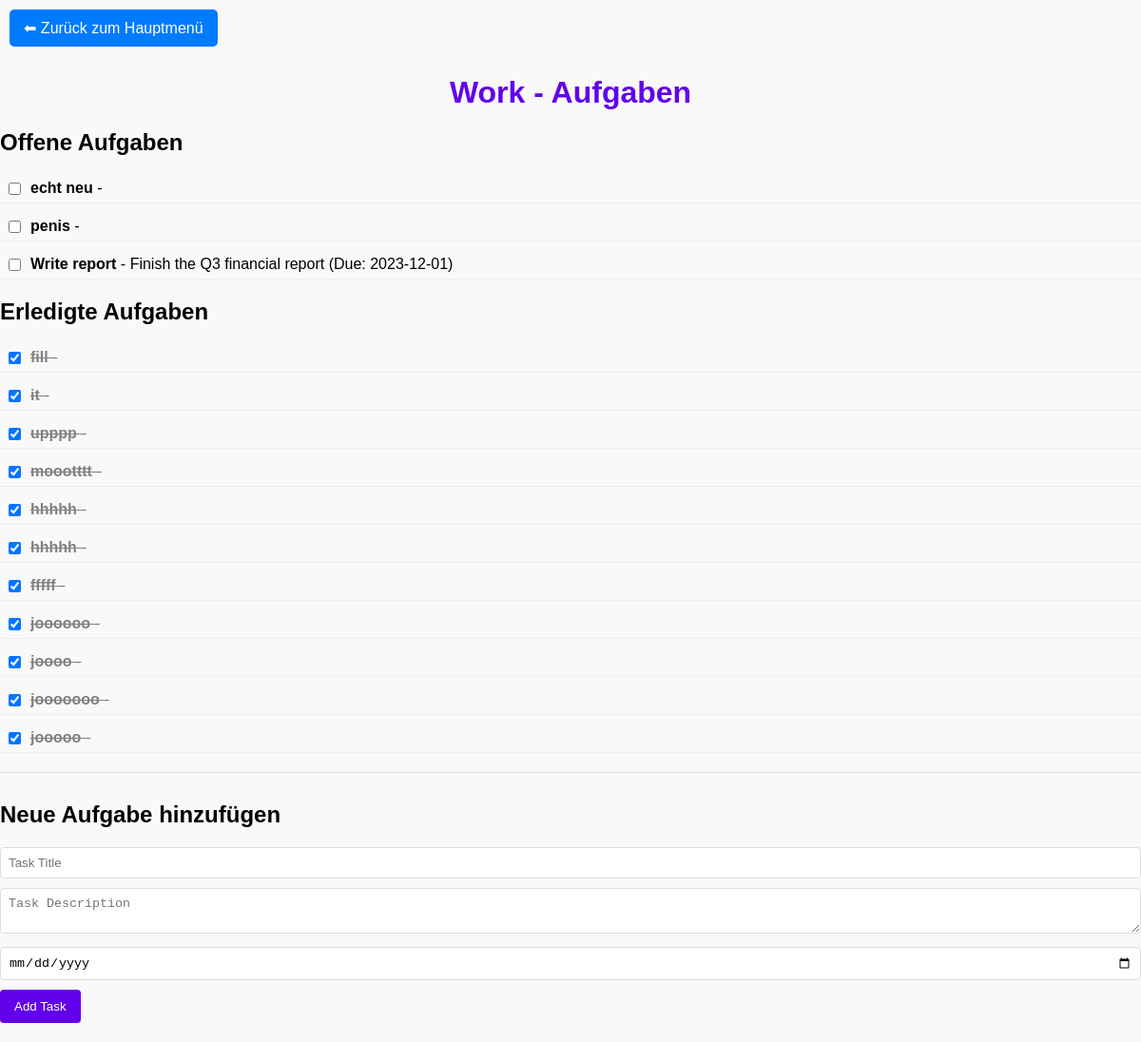
The page /view_list/Work on the database its author committed.
### tables this page shows
CREATE TABLE tasks (
            id INTEGER PRIMARY KEY AUTOINCREMENT,
            list_name TEXT,
            title TEXT,
            description TEXT,
            due_date TEXT,
            completed INTEGER
        , color TEXT DEFAULT "#ffffff", position INTEGER DEFAULT 0, estimated_time INTEGER DEFAULT 30, archived INTEGER DEFAULT 0);

### app.py (the view)
@app.route("/view_list/<list_name>")
def view_list(list_name):
    tasks = manager.get_tasks(list_name)
    return render_template("view_lists.html", list_name=list_name, tasks=tasks)

### list_manager.py (called while the page is built)
    def get_db_connection(self):
        connection = sqlite3.connect("tasks.db")
        connection.row_factory = sqlite3.Row  # Optional: Access rows like dictionaries
        return connection

    def get_tasks(self, list_name):
        connection = self.get_db_connection()
        cursor = connection.cursor()
        cursor.execute("""
            SELECT id, title, description, due_date, completed
            FROM tasks
            WHERE list_name = ? AND completed = 0
            ORDER BY id DESC  -- Sortiere nach ID in absteigender Reihenfolge
        """, (list_name,))
        incomplete_tasks = cursor.fetchall()
        cursor.execute("""
            SELECT id, title, description, due_date, completed
            FROM tasks
            WHERE list_name = ? AND completed = 1
        """, (list_name,))
        completed_tasks = cursor.fetchall()
        connection.close()
        return {
            "incomplete": incomplete_tasks,
            "completed": completed_tasks
        }

### templates/view_lists.html (shortened to what this page needs)
<!DOCTYPE html>
<html lang="de">
<head>
  <link rel="stylesheet" href="{{ url_for('static', filename='styles.css') }}">
</head>
<body>
  <a href="{{ url_for('index') }}" class="back-button">⬅ Zurück zum Hauptmenü</a>
  <h1>{{ list_name }} - Aufgaben</h1>
  <div class="list-container">
    {% if tasks.incomplete %}
      <h2>Offene Aufgaben</h2>
      <ul>
        {% for task in tasks.incomplete %}
          <li class="task-item" data-task-id="{{ task[0] }}">
            <input type="checkbox">
            <div>
              <strong>{{ task[1] }}</strong> - {{ task[2] }}
              {% if task[3] %}
                <span>(Due: {{ task[3] }})</span>
              {% endif %}
            </div>
          </li>
        {% endfor %}
      </ul>
    {% else %}
      <p>Keine offenen Aufgaben vorhanden.</p>
    {% endif %}
    {% if tasks.completed %}
      <h2>Erledigte Aufgaben</h2>
      <ul>
        {% for task in tasks.completed %}
          <li class="task-item" style="text-decoration: line-through; color: gray;" data-task-id="{{ task[0] }}">
            <input type="checkbox" checked>
            <div>
              <strong>{{ task[1] }}</strong> - {{ task[2] }}
            </div>
          </li>
        {% endfor %}
      </ul>
    {% endif %}
  </div>
  <div class="new-task-form">
    <h2>Neue Aufgabe hinzufügen</h2>
    <form action="{{ url_for('add_task', list_name=list_name) }}" method="POST">
      <input type="text" name="title" placeholder="Task Title" required>
      <textarea name="description" placeholder="Task Description"></textarea>
      <input type="date" name="due_date">
      <button type="submit">Add Task</button>
    </form>
  </div>
</body>
</html>

### static/styles.css (style rules this page uses)
body { font-family: Arial, sans-serif; background-color: #f9f9f9; margin: 0; padding: 0; }
h1 { text-align: center; margin: 20px 0; color: #6200ea; }
ul { list-style: none; padding: 0; }
ul li { margin-bottom: 10px; }
ul li input[type="checkbox"] { margin-right: 10px; }
form { margin-bottom: 20px; display: flex; justify-content: center; gap: 10px; }
form { display: block; margin-top: 10px; }
form input[type="text"], form textarea, form input[type="date"] { width: 100%; padding: 8px; margin-bottom: 10px; border: 1px solid #ddd; border-radius: 4px; box-sizing: border-box; }
form button { background-color: #6200ea; color: white; border: none; padding: 10px 15px; border-radius: 4px; cursor: pointer; }
.back-button { display: inline-block; margin: 10px; padding: 10px 15px; background-color: #007bff; color: white; text-decoration: none; border-radius: 5px; font-size: 16px; }

### templates/view_lists.html (style rules this page uses)
.task-item { display: flex; align-items: center; padding: 5px; border-bottom: 1px solid #eee; }
.task-item input[type="checkbox"] { margin-right: 10px; }
.new-task-form { margin-top: 20px; border-top: 1px solid #ddd; padding-top: 10px; }

### rows shown on the page
tasks: title "echt neu"
tasks: title "penis"
tasks: title "Write report", description "Finish the Q3 financial report", due_date "2023-12-01"
tasks: title "fill"
tasks: title "it"
tasks: title "upppp"
tasks: title "moootttt"
tasks: title "hhhhh"
tasks: title "hhhhh"
tasks: title "fffff"
tasks: title "joooooo"
tasks: title "joooo"
tasks: title "jooooooo"
tasks: title "jooooo"

### other values the page prints
{{ list_name }} "Work"
